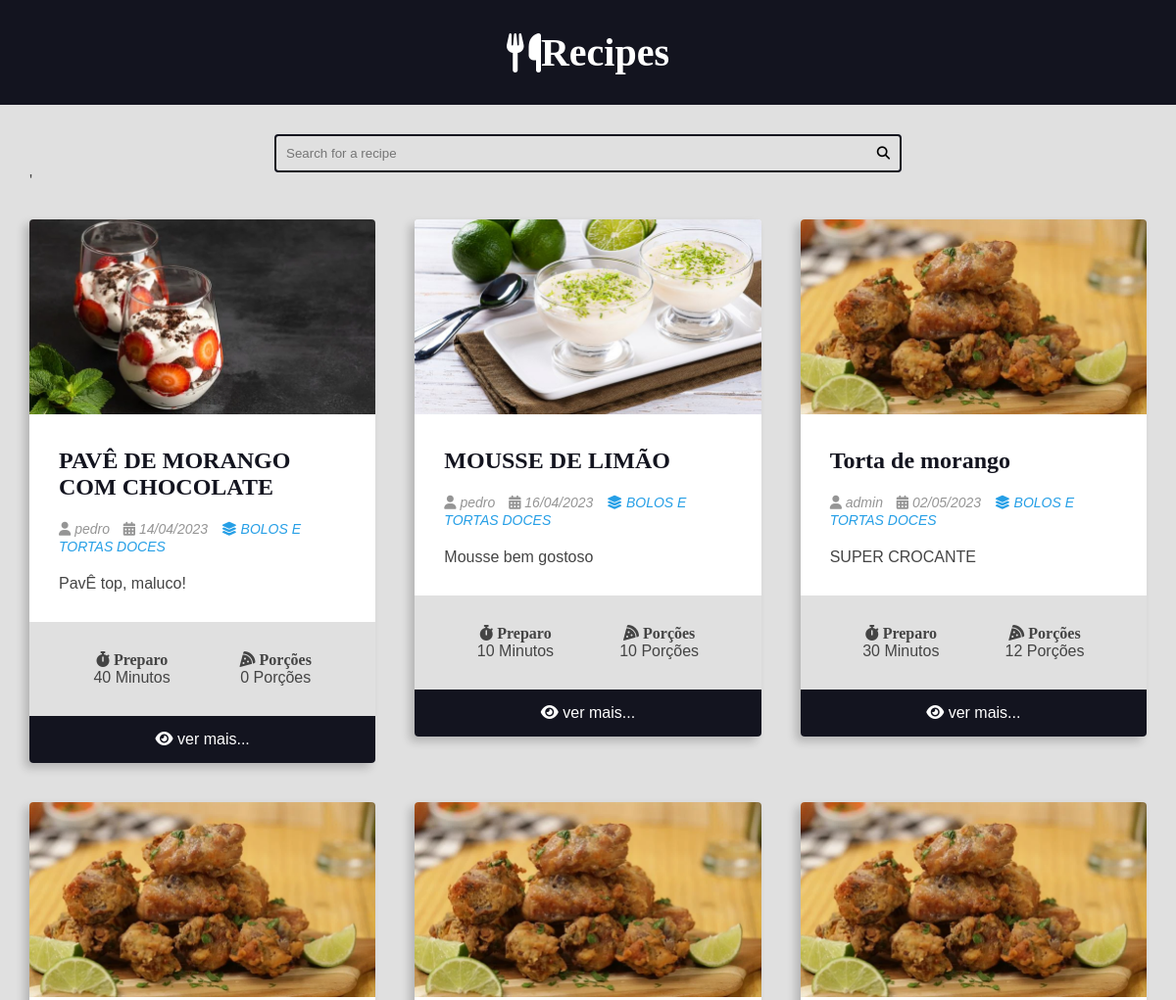
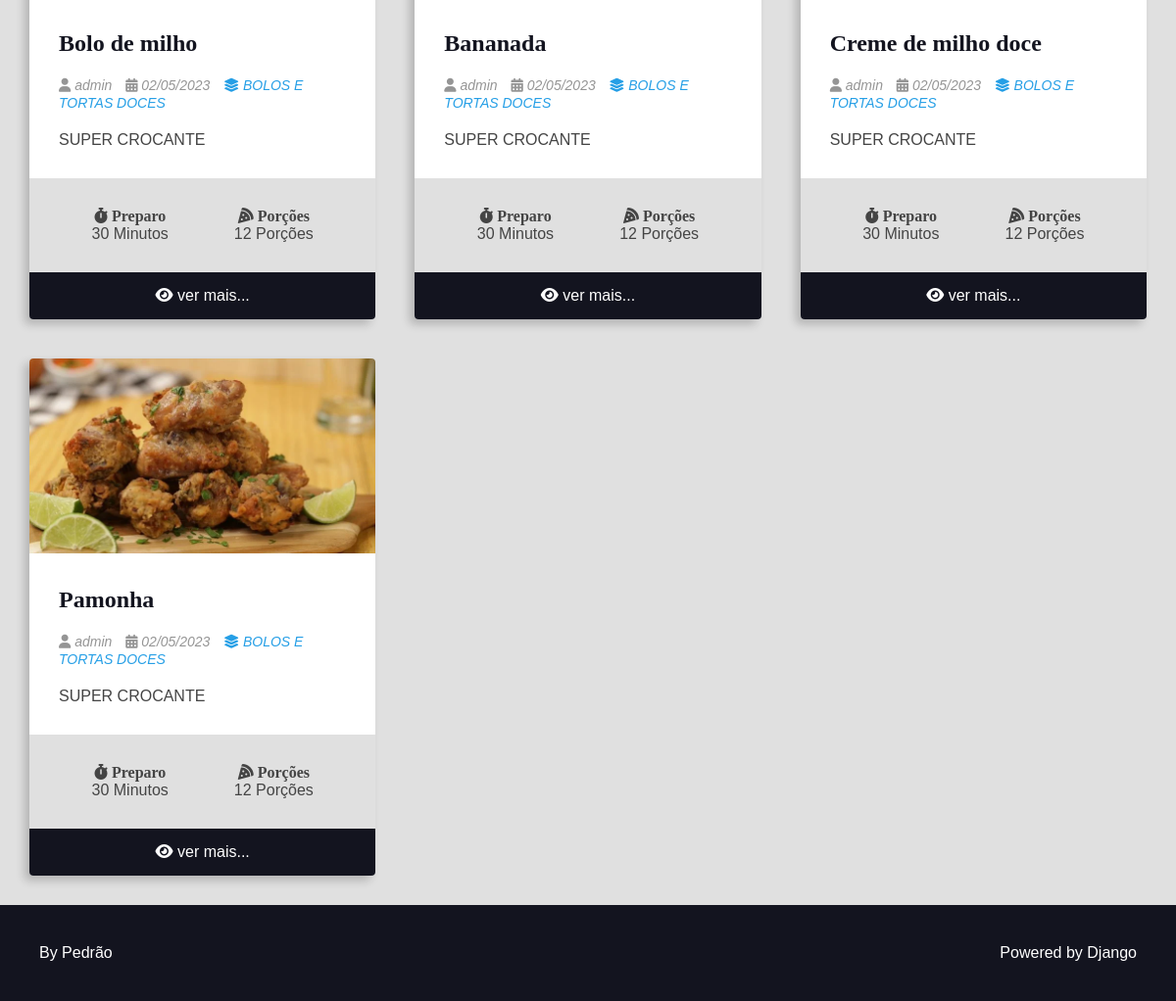
/recipes/category/5/, run on the app's committed database (2 pictures, top to bottom).
### recipes/models.py (models this page shows, shortened)
class Recipe(models.Model):
    title = models.CharField(max_length=65)
    description = models.CharField(max_length=165)
    slug = models.SlugField(unique=True)
    preparation_time = models.IntegerField()
    preparation_time_unit = models.CharField(max_length=65)
    servings = models.IntegerField()
    servings_unit = models.CharField(max_length=65)
    preparation_steps = models.TextField()
    prepare_stes_is_html = models.BooleanField(default=False)
    created_at = models.DateField(auto_now_add=True)
    updated_at = models.DateField(auto_now=True)
    is_published = models.BooleanField(default=False)
    cover = models.ImageField(upload_to='recipes/cover/%Y/%m/%d', blank=True, default='')  # noqa: E501
    category = models.ForeignKey(Category, on_delete=models.SET_NULL, null=True, blank=True, default=None)  # noqa: E501
    author = models.ForeignKey(User, on_delete=models.SET_NULL, null=True)

class Category(models.Model):
    title = models.CharField(max_length=65)
    def __str__(self):
        return self.title

### recipes/views.py (the view)
# urls.py: path('recipes/category/<int:category_id>/', category, name='category'),
def category(request, category_id):
    recipe = get_list_or_404(Recipe, category__id=category_id, is_published=True)  # noqa: E501
    return render(request, 'category.html', context={
        'recipes': recipe,
        'title': f'CATEGORY | {recipe[0].category.title}'
        })

### recipes/templates/category.html (shortened to what this page needs)
{% extends 'base.html' %}
{% block content %}
    {% include "search.html" %}
    <main class="main-content-container">
        <div class="main-content main-content-list container">
            {% for recipe in recipes %}
                {% include "card.html" %}
            {% endfor %}
        </div>
    </main>
{% endblock content %}

### recipes/templates/card.html
<div class="recipe recipe-list-item">
    {% if recipe.cover %}
        <div class="recipe-cover">
            <a href=" {% url 'recipes:recipe' recipe.id %}">
                <img src="{{ recipe.cover.url }}" alt="Temporário">
            </a>
        </div>
    {% endif %}
    <div class="recipe-title-container">
        <h2 class="recipe-title">
            <a href="{% url 'recipes:recipe' recipe.id %}">
                {{ recipe.title }}
            </a>
        </h2>
    </div>
    <div class="recipe-author">
        <span class="recipe-author-item">
            <i class="fas fa-user"></i>
            {% if recipe.author is not None %}
                {% if recipe.author.firstname %}
                    {{ recipe.author.first_name }} {{recipe.author.last_name}}
                {% else %}
                    {{recipe.author.username}}
                {% endif %}
            {% else %}
                    Desconhecido
            {% endif %}
        </span>
        <span class="recipe-author-item">
            <i class="fas fa-calendar-alt"></i>
            {{ recipe.created_at|date:"d/m/Y" }}
        </span>
        {% if recipe.category is not None %}
            <span class="recipe-author-item">
                <a href="{% url 'recipes:category' recipe.category.id %}">
                    <i class="fas fa-layer-group"></i>
                    <span>{{recipe.category}}</span>
                </a>
            </span>
        {% endif %}
    </div>
    <div class="recipe-content">
        <p>{{ recipe.description}}</p>
    </div>
    <div class="recipe-meta-container">
        <div class="recipe-meta recipe-preparation">
            <h3 class="recipe-meta-title"><i class="fas fa-stopwatch"></i> Preparo</h3>
            <div class="recipe-meta-text">
                {{recipe.preparation_time }} Minutos
            </div>
        </div>
        <div class="recipe-meta recipe-servings">
            <h3 class="recipe-meta-title"><i class="fas fa-pizza-slice"></i> Porções</h3>
            <div class="recipe-meta-text">
                {{ recipe.servings }} Porções
            </div>
        </div>
    </div>
    <footer class="recipe-footer">
        <a class="recipe-read-more button button-dark button-full-width" href=" {% url 'recipes:recipe' recipe.id %}">
            <i class="fas fa-eye"></i>
            <span>ver mais...</span>
        </a>
    </footer>
</div>

### recipes/static/css/styles.css (style rules this page uses)
:root { --color-primary: #269fe6; --color-primary-hover: #2086c2; --color-primary-dark: #13141f; --color-primary-dark-hover: #212336; --color-primary-light: #d4ecfa; --color-primary-light-hover: #bdd8e7; --color-white: #fff; --color-black: #000; --color-dark-text: #444; --color-info-light: #cce5ff; --color-debug-light: #cce5ff; --color-success-light: #d4edda; --color-alert-light: #fff3cd; --color-warning-light: #fff3cd; --color-error-light: #f8d7da; --color-info-dark: #4d86c4; --color-debug-dark: #4d86c4; --color-success-dark: #4a9c5d; --color-alert-dark: #927f40; --color-warning-dark: #927f40; --color-error-dark: #da525d; --color-gray-0: #f9f9f9; --color-gray-1: #e0e0e0; --color-gray-2: #c7c7c7; --color-gray-3: #aeaeae; --color-gray-4: #959595; --color-gray-5: #7d7d7d; --color-gray-6: #646464; --color-gray-7: #4b4b4b; --color-gray-8: #323232; --color-gray-9: #191919; --font-primary: sans-serif; --font-headings: 'Roboto Slab', serif; --spacing-gutter-medium: 3rem; --spacing-gutter-large: 4rem; }
* { padding: 0; margin: 0; box-sizing: border-box; }
html { font-size: 62.5%; }
body { font-size: 1.6rem; font-family: var(--font-primary); background: var(--color-gray-1); color: var(--color-dark-text); }
h1, h2, h3, h4, h5, h6 { font-family: var(--font-headings); }
img { max-width: 100%; }
a { color: var(--color-primary); text-decoration: none; }
.container { max-width: 144rem; margin: 0 auto; padding: var(--spacing-gutter-medium); }
.main-content { padding-top: 0; }
.main-content-list { display: grid; grid-template-columns: repeat(auto-fit, minmax(340px, 1fr)); gap: var(--spacing-gutter-large); }
.recipe { background: var(--color-white); box-shadow: -5px 5px 10px rgba(0, 0, 0, 0.2); transform: scale(1); transition: all 300ms ease-in-out; border-radius: 0.4rem; overflow: hidden; }
.recipe img { max-width: 100%; }
.recipe-list-item { max-width: 64rem; height: fit-content; }
.recipe-title-container { padding: var(--spacing-gutter-medium); padding-bottom: 2rem; }
.recipe-title-container a { text-decoration: none; color: var(--color-primary-dark); }
.recipe-author { padding: 0 var(--spacing-gutter-medium); }
.recipe-content { padding: var(--spacing-gutter-medium); padding-top: 2rem; }
.recipe-author-item { color: var(--color-gray-4); margin-right: 1rem; font-style: italic; font-size: 1.4rem; }
.recipe-author a { color: var(--color-primary); transition: all 300ms ease-in-out; text-decoration: none; }
.recipe-meta-container { display: flex; flex-flow: row wrap; padding: var(--spacing-gutter-medium); background: var(--color-gray-1); }
.recipe-meta { display: flex; flex-flow: column nowrap; flex-shrink: 1; flex-grow: 1; text-align: center; }
.recipe-meta-title { font-size: 1.6rem; }
.recipe-footer a { background: var(--color-primary-dark); display: block; color: var(--color-white); text-decoration: none; text-align: center; padding: 1.5rem var(--spacing-gutter-medium); transition: all 300ms ease-in-out; }

### data on the page
Recipe: cover (picture), title "PAVÊ DE MORANGO COM CHOCOLATE", author.username "pedro", created_at "14/04/2023", category "BOLOS E TORTAS DOCES", description "PavÊ top, maluco!", preparation_time "40", servings "0"
Recipe: cover (picture), title "MOUSSE DE LIMÃO", author.username "pedro", created_at "16/04/2023", category "BOLOS E TORTAS DOCES", description "Mousse bem gostoso", preparation_time "10", servings "10"
Recipe: cover (picture), title "Torta de morango", author.username "admin", created_at "02/05/2023", category "BOLOS E TORTAS DOCES", description "SUPER CROCANTE", preparation_time "30", servings "12"
Recipe: cover (picture), title "Bolo de milho", author.username "admin", created_at "02/05/2023", category "BOLOS E TORTAS DOCES", description "SUPER CROCANTE", preparation_time "30", servings "12"
Recipe: cover (picture), title "Bananada", author.username "admin", created_at "02/05/2023", category "BOLOS E TORTAS DOCES", description "SUPER CROCANTE", preparation_time "30", servings "12"
Recipe: cover (picture), title "Creme de milho doce", author.username "admin", created_at "02/05/2023", category "BOLOS E TORTAS DOCES", description "SUPER CROCANTE", preparation_time "30", servings "12"
Recipe: cover (picture), title "Pamonha", author.username "admin", created_at "02/05/2023", category "BOLOS E TORTAS DOCES", description "SUPER CROCANTE", preparation_time "30", servings "12"
